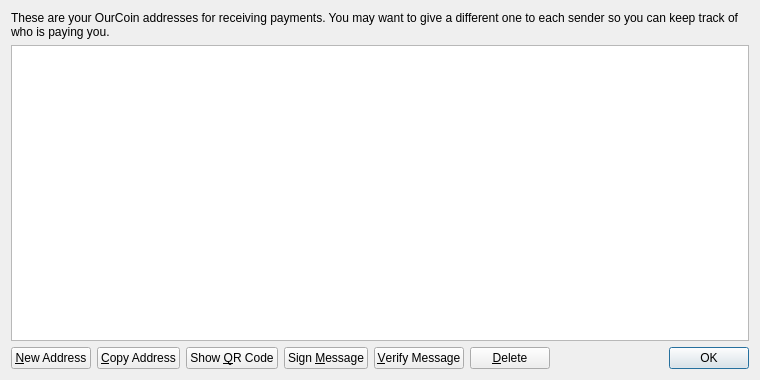
<?xml version="1.0" encoding="UTF-8"?>
<ui version="4.0">
 <class>AddressBookPage</class>
 <widget class="QWidget" name="AddressBookPage">
  <property name="geometry">
   <rect>
    <x>0</x>
    <y>0</y>
    <width>760</width>
    <height>380</height>
   </rect>
  </property>
  <property name="windowTitle">
   <string>Address Book</string>
  </property>
  <layout class="QVBoxLayout" name="verticalLayout">
   <item>
    <widget class="QLabel" name="labelExplanation">
     <property name="text">
      <string>These are your OurCoin addresses for receiving payments. You may want to give a different one to each sender so you can keep track of who is paying you.</string>
     </property>
     <property name="textFormat">
      <enum>Qt::PlainText</enum>
     </property>
     <property name="wordWrap">
      <bool>true</bool>
     </property>
    </widget>
   </item>
   <item>
    <widget class="QTableView" name="tableView">
     <property name="contextMenuPolicy">
      <enum>Qt::CustomContextMenu</enum>
     </property>
     <property name="toolTip">
      <string>Double-click to edit address or label</string>
     </property>
     <property name="tabKeyNavigation">
      <bool>false</bool>
     </property>
     <property name="alternatingRowColors">
      <bool>true</bool>
     </property>
     <property name="selectionMode">
      <enum>QAbstractItemView::SingleSelection</enum>
     </property>
     <property name="selectionBehavior">
      <enum>QAbstractItemView::SelectRows</enum>
     </property>
     <property name="sortingEnabled">
      <bool>true</bool>
     </property>
     <attribute name="verticalHeaderVisible">
      <bool>false</bool>
     </attribute>
    </widget>
   </item>
   <item>
    <layout class="QHBoxLayout" name="horizontalLayout">
     <item>
      <widget class="QPushButton" name="newAddressButton">
       <property name="toolTip">
        <string>Create a new address</string>
       </property>
       <property name="text">
        <string>&amp;New Address</string>
       </property>
       <property name="icon">
        <iconset resource="../bitcoin.qrc">
         <normaloff>:/icons/add</normaloff>:/icons/add</iconset>
       </property>
      </widget>
     </item>
     <item>
      <widget class="QPushButton" name="copyToClipboard">
       <property name="toolTip">
        <string>Copy the currently selected address to the system clipboard</string>
       </property>
       <property name="text">
        <string>&amp;Copy Address</string>
       </property>
       <property name="icon">
        <iconset resource="../bitcoin.qrc">
         <normaloff>:/icons/editcopy</normaloff>:/icons/editcopy</iconset>
       </property>
      </widget>
     </item>
     <item>
      <widget class="QPushButton" name="showQRCode">
       <property name="text">
        <string>Show &amp;QR Code</string>
       </property>
       <property name="icon">
        <iconset resource="../bitcoin.qrc">
         <normaloff>:/icons/qrcode</normaloff>:/icons/qrcode</iconset>
       </property>
      </widget>
     </item>
     <item>
      <widget class="QPushButton" name="signMessage">
       <property name="toolTip">
        <string>Sign a message to prove you own a Ourcoin address</string>
       </property>
       <property name="text">
        <string>Sign &amp;Message</string>
       </property>
       <property name="icon">
        <iconset resource="../bitcoin.qrc">
         <normaloff>:/icons/edit</normaloff>:/icons/edit</iconset>
       </property>
      </widget>
     </item>
     <item>
      <widget class="QPushButton" name="verifyMessage">
       <property name="toolTip">
        <string>Verify a message to ensure it was signed with a specified Ourcoin address</string>
       </property>
       <property name="text">
        <string>&amp;Verify Message</string>
       </property>
       <property name="icon">
        <iconset resource="../bitcoin.qrc">
         <normaloff>:/icons/transaction_0</normaloff>:/icons/transaction_0</iconset>
       </property>
      </widget>
     </item>
     <item>
      <widget class="QPushButton" name="deleteButton">
       <property name="toolTip">
        <string>Delete the currently selected address from the list</string>
       </property>
       <property name="text">
        <string>&amp;Delete</string>
       </property>
       <property name="icon">
        <iconset resource="../bitcoin.qrc">
         <normaloff>:/icons/remove</normaloff>:/icons/remove</iconset>
       </property>
      </widget>
     </item>
     <item>
      <spacer name="horizontalSpacer">
       <property name="orientation">
        <enum>Qt::Horizontal</enum>
       </property>
       <property name="sizeHint" stdset="0">
        <size>
         <width>40</width>
         <height>20</height>
        </size>
       </property>
      </spacer>
     </item>
     <item>
      <widget class="QDialogButtonBox" name="buttonBox">
       <property name="sizePolicy">
        <sizepolicy hsizetype="Maximum" vsizetype="Fixed">
         <horstretch>0</horstretch>
         <verstretch>0</verstretch>
        </sizepolicy>
       </property>
       <property name="standardButtons">
        <set>QDialogButtonBox::Ok</set>
       </property>
      </widget>
     </item>
    </layout>
   </item>
  </layout>
 </widget>
 <resources>
  <include location="../bitcoin.qrc"/>
 </resources>
 <connections/>
</ui>
